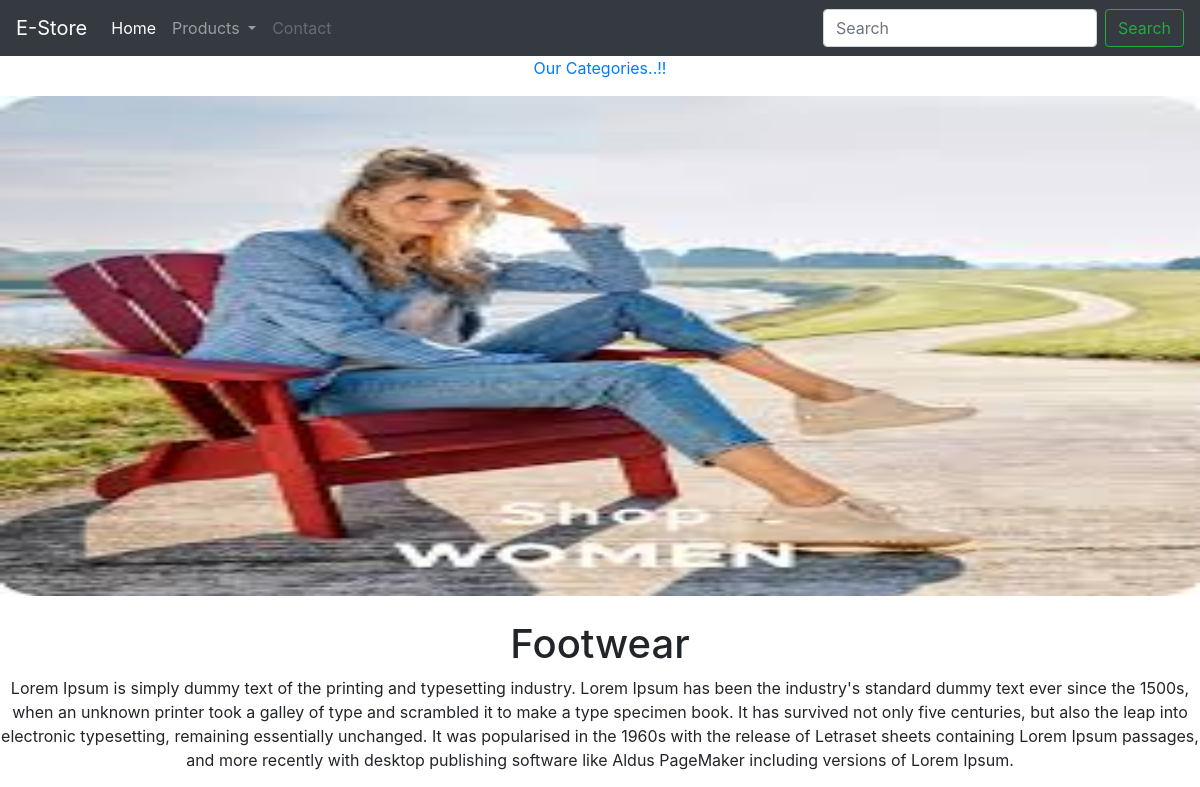
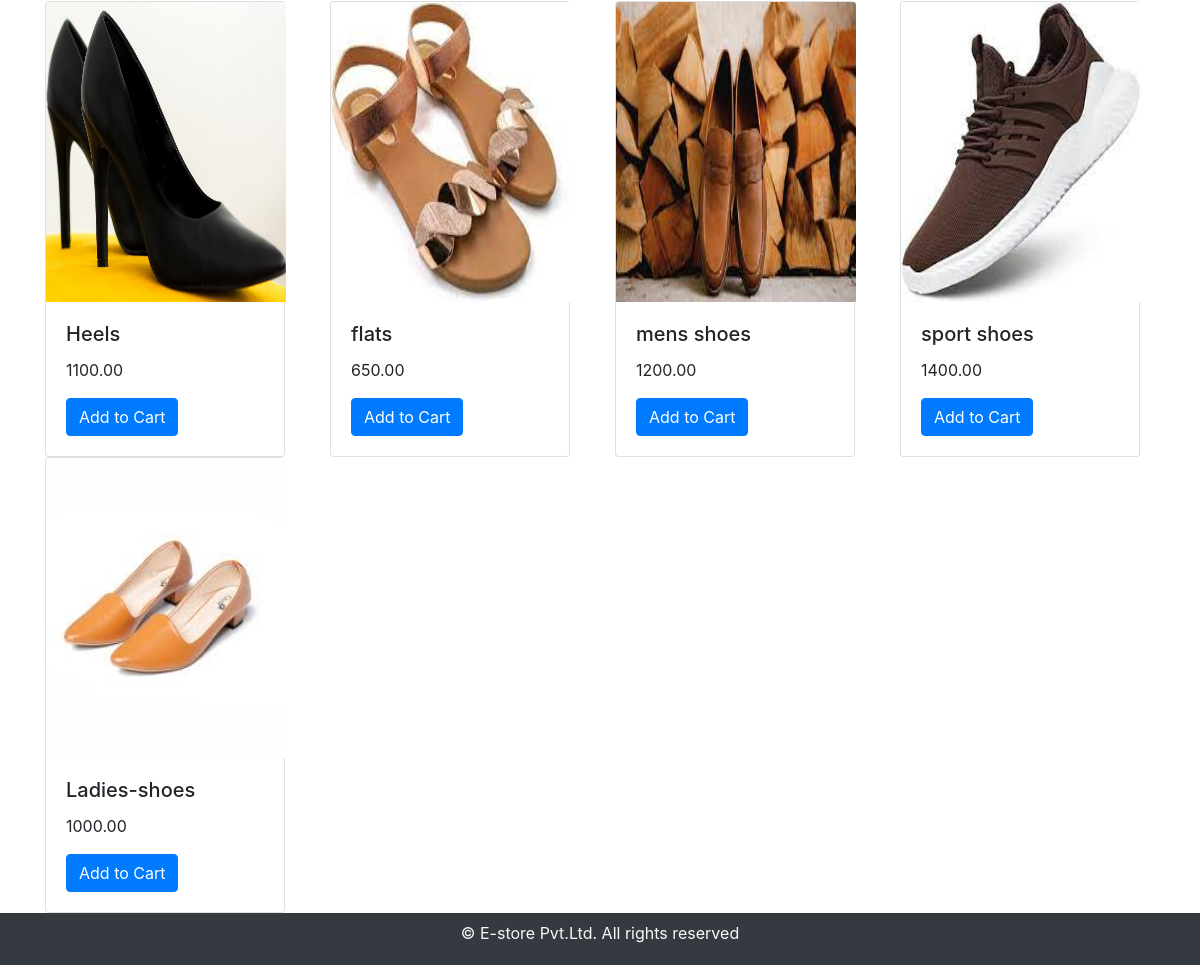
Screenshot of /footwear/ with the database file from the repository (2 pictures, top to bottom).
### shop/models.py (models this page shows, shortened)
class Category(models.Model):
    name=models.CharField(max_length=100,unique=True)
    slug=models.SlugField(max_length=100,unique=True)
    description=models.TextField(blank=True)
    image=models.ImageField(upload_to='category',blank=True,default="")
    def get_url(self):
        return reverse('product_by_category', args=[self.slug])

class Product(models.Model):
    name = models.CharField(max_length=100, unique=True)
    slug = models.SlugField(max_length=100, unique=True)
    description = models.TextField(blank=True)
    image = models.ImageField(upload_to='category', blank=True,default="")
    price=models.DecimalField(decimal_places=2,max_digits=10)
    stock=models.IntegerField()
    available=models.BooleanField(default=True)
    category=models.ForeignKey(Category,on_delete=models.CASCADE)
    def get_url(self):
        return reverse('product_det', args=[self.category.slug, self.slug])

### shop/views.py (the view)
# urls.py: 2. Add a URL to urlpatterns:  path('', views.home, name='home')
def home(request,slug_c=None):
    page_c=None
    products=None
    if slug_c != None:
       page_c=get_object_or_404(Category, slug=slug_c)
       products=Product.objects.all().filter(category=page_c,available=True)
    else:
       products=Product.objects.all().filter(available=True)
    return render(request, 'home.html',{'category':page_c,'products':products})

### shop/context_processors.py (called while the page is built)
def mylink(request):
    links=Category.objects.all()
    return dict(links=links)

### templates/home.html (shortened to what this page needs)
{% extends 'base.html' %}
{% load static %}
{% block content %}
{% if category %}
<div>
    <div>
       <p class="text-center"><a href="{% url 'home' %}">Our Categories..!!</a></p>
    </div>
</div>
{% endif %}
<div>
{% if category %}
<img src="{{category.image.url}}" style="width:1200px; height:500px; display:block; margin-left:auto; margin-right:auto;">
</div>
<br>
<div>
    <h1 style="text-align:center">{{category.name}}</h1>
    <p style="text-align:center;">{{category.description}}</p>
</div>
{%  endif %}
<div class="container">
   <div class="row">
    {% for product in products %}
    <div class="col-9 col-sm-12 col-md-3">
    <div class="card" style="width: 15rem;">
    <a href="{{product.get_url}}"><img class="card-img-top" src="{{product.image.url}}" alt="Card image cap" style="width:15rem; height:300px;"></a>
    <div class="card-body">
     <h5 class="card-title">{{product.name}}</h5>
     <p class="card-text">{{product.price}}</p>
     <a href="#" class="btn btn-primary">Add to Cart</a>
    </div>
   </div>
      </div>
    {% endfor %}
  </div>
</div>
{% endblock %}

### rows the page displays
Category: image (picture), name "Footwear", description "Lorem Ipsum is simply dummy text of the printing and typesetting industry. Lorem Ipsum has been the industry's standard dummy text ever since the 1500s, when an unknown printer took a galley of type and scrambled it to make a type specimen book. It has survived not only five centuries, but also the leap into electronic typesetting, remaining essentially unchanged. It was popularised in the 1960s with the release of Letraset sheets containing Lorem Ipsum passages, and more recently with desktop publishing software like Aldus PageMaker including versions of Lorem Ipsum."
Product: image (picture), name "Heels", price "1100.00"
Product: image (picture), name "flats", price "650.00"
Product: image (picture), name "mens shoes", price "1200.00"
Product: image (picture), name "sport shoes", price "1400.00"
Product: image (picture), name "Ladies-shoes", price "1000.00"
